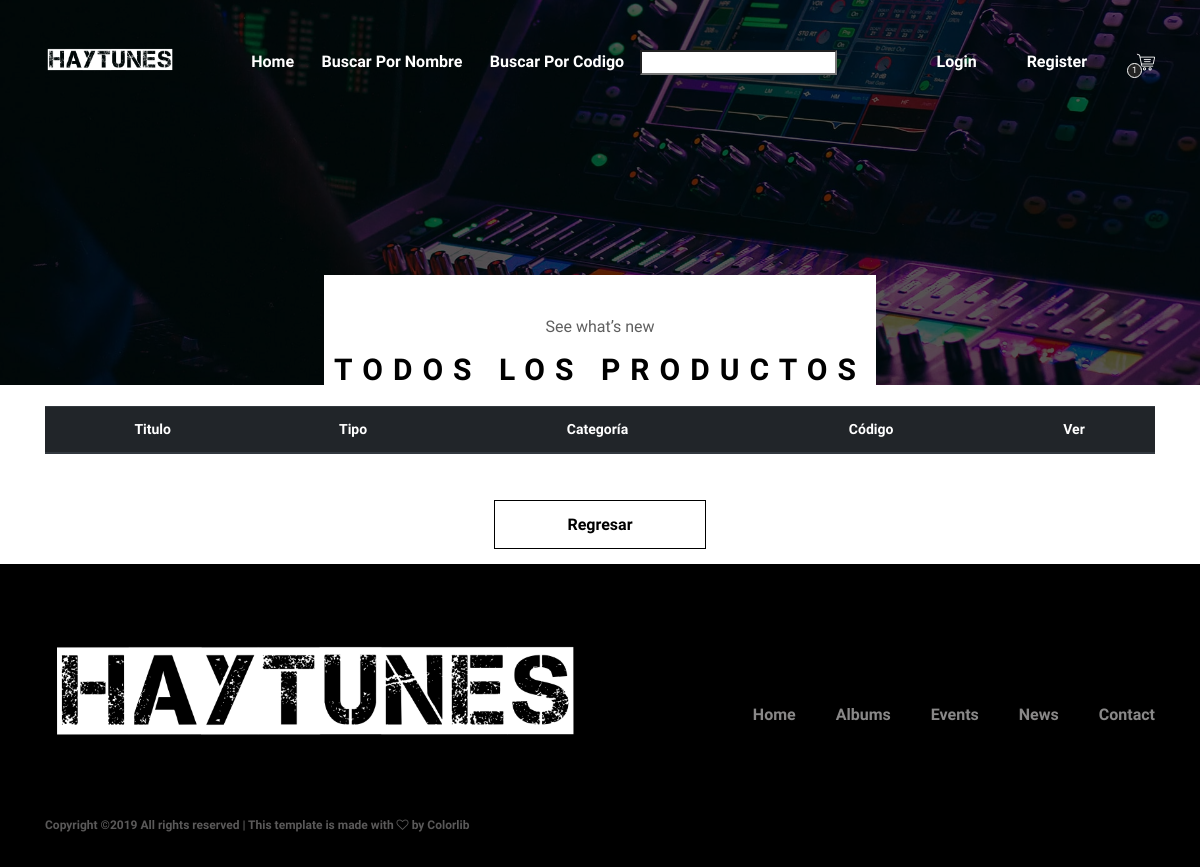
Before: /haytunes/products/ with the older database file.
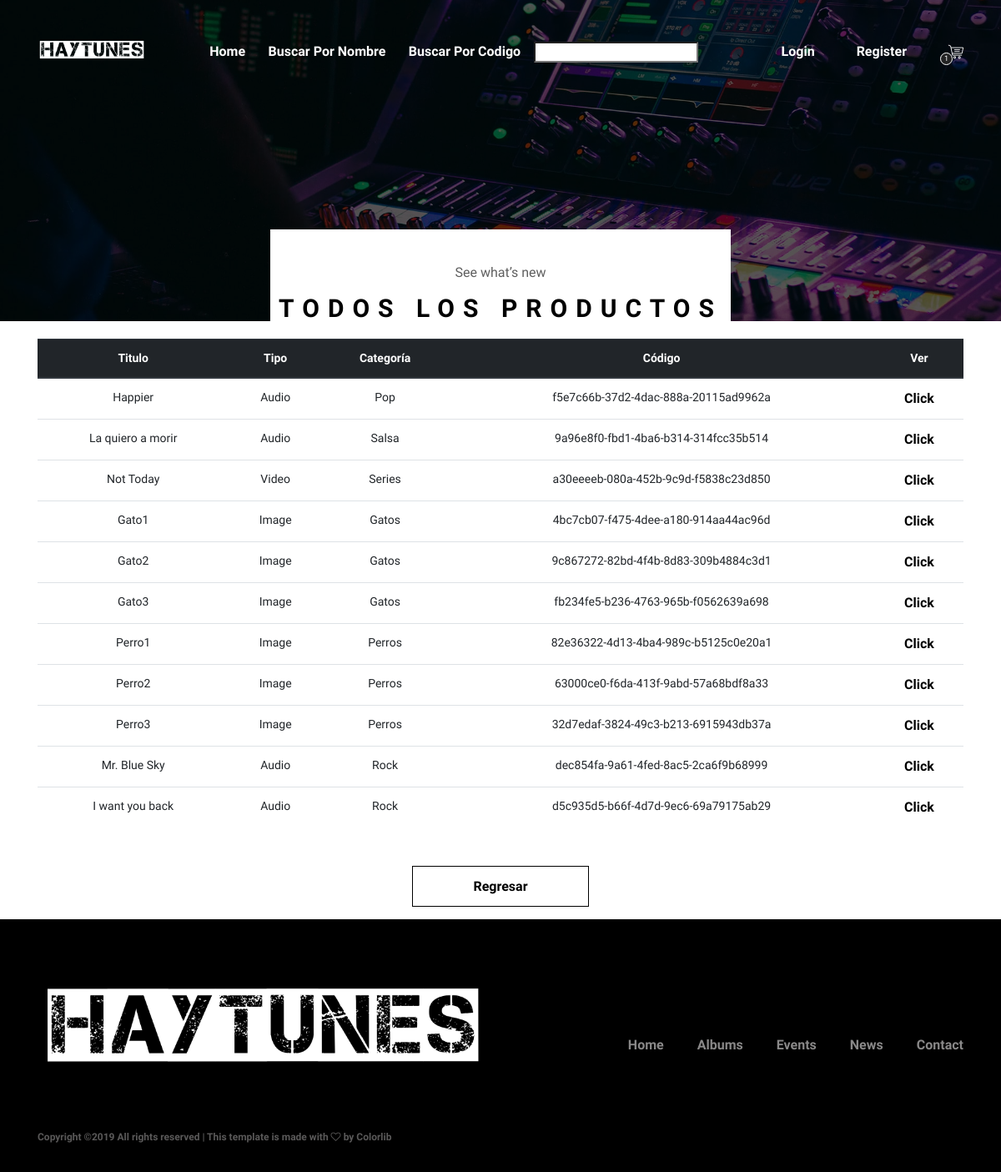
After: the same page with the newer database file.
### haytunes/models.py (models this page shows, shortened)
class Product(models.Model):
    id = models.UUIDField(primary_key=True, default=uuid.uuid4, help_text='Unique ID for this particular product across')
    title = models.CharField(max_length=30)
    price = models.DecimalField(max_digits=8, decimal_places=2, validators=[MinValueValidator(0.001)])
    author = models.CharField(max_length=100)
    LOAN_TYPE = (
        ('i', 'Image'),
        ('a', 'Audio'),
        ('v', 'Video'),
    )
    type = models.CharField(max_length=1, choices=LOAN_TYPE, help_text="Types of contents")
    category = models.ForeignKey(Category, on_delete=models.CASCADE, null=True)
    owner = models.ManyToManyField(User, help_text='Select an owner for this product.', blank=True)
    content = models.FileField(upload_to='product')
    def get_absolute_url(self):
        return reverse('product-detail', args=[str(self.id)])
    def display_owner(self):
        return ', '.join(owner.first_name for owner in self.owner.all()[:3])
    display_owner.short_description = 'Owner'

class Category(models.Model):
    name = models.CharField(max_length=30, validators=[
        RegexValidator(regex='^[a-zA-Z]*$', message='Name must be Alphabetic', code='invalid_name')])
    class Meta:
        permissions = (("can_admin_content", "Admin content in page"),)
    def __str__(self):
        return self.name

### haytunes/views.py (the view)
# urls.py: path('products/', views.ProductListView.as_view(), name='products'),
class ProductListView(generic.ListView):
    model = Product

### haytunes/templates/haytunes/product_list.html (shortened to what this page needs)
{% extends 'base_generic.html' %}
    {% block navbar %}
        {% include 'base_nav.html' %}
    {% endblock %}
{% block pagina_titulo %}
    <p>See what’s new</p>
    <h2>Todos los productos</h2>
{% endblock %}
{% block content %}
    <div class="container">
        <br>
  <table class="table text-center">
      <thead class="thead-dark">
          <tr>
              <th>Titulo</th>
              <th>Tipo</th>
              <th>Categoría</th>
              <th>Código</th>
              <th>Ver</th>
          </tr>
      </thead>
      <tbody>
      {% if product_list %}
          {% for product in product_list %}
              <tr>
                <td>{{ product.title }}</td>
                <td>{{ product.get_type_display }}</td>
                <td>{{ product.category }}</td>
                <td>{{ product.id }}</td>
                <td><a href="{{ product.get_absolute_url }}">Click</a></td>
              </tr>
          {% endfor %}
      {% endif %}
      </tbody>
  </table>
    <div class="single-artists d-flex justify-content-center align-items-center wow fadeInUp mt-0 mb-15 m-auto" data-wow-delay="100ms">
        <a href="{% url 'index' %}" class="btn oneMusic-btn mt-30">Regresar </a>
    </div>
</div>
{% endblock %}

### haytunes/templates/base_generic.html (shortened to what this page needs)
<!DOCTYPE html>
<html lang="en">
<head>
    {% load static %}
    <link rel="stylesheet" href="{% static 'css/style.css' %}">
</head>
<body>
    <header class="header-area">
        {% block navbar %}{% endblock %}
    </header>
    {% block pagina_titulo_area %}
        <section class="breadcumb-area bg-img bg-overlay" style="background-image: url(/static/img/bg-img/breadcumb3.jpg);">
            <div class="bradcumbContent">
                {% block pagina_titulo %}{% endblock %}
            </div>
        </section>
    {% endblock %}
    {% block content %}{% endblock %}
    {% block footer %}
    <footer class="footer-area">
        <div class="container">
            <div class="row d-flex flex-wrap align-items-center">
                <div class="col-12 col-md-6">
                    <a href="#"><img src="/static/img/core-img/logo.png" alt=""></a>
                    <p class="copywrite-text"><a href="#">
Copyright &copy;<script>document.write(new Date().getFullYear());</script> All rights reserved | This template is made with <i class="fa fa-heart-o" aria-hidden="true"></i> by <a href="https://colorlib.com" target="_blank">Colorlib</a>
</p>
                </div>
                <div class="col-12 col-md-6">
                    <div class="footer-nav">
                        <ul>
                            <li><a href="#">Home</a></li>
                            <li><a href="#">Albums</a></li>
                            <li><a href="#">Events</a></li>
                            <li><a href="#">News</a></li>
                            <li><a href="#">Contact</a></li>
                        </ul>
                    </div>
                </div>
            </div>
        </div>
    </footer>
    {% endblock %}
    {% load static %}
</body>
</html>

### haytunes/templates/base_nav.html (shortened to what this page needs)
{% load static %}
<div class="oneMusic-main-menu">
            <div class="classy-nav-container breakpoint-off">
                <div class="container">
                    <nav class="classy-navbar justify-content-between" id="oneMusicNav">
                        <a href="{% url 'index' %}" class="nav-brand"><img src="{% static 'img/core-img/logo.png' %}" alt=""></a>
                        <div class="classy-menu">
                            <div class="classynav">
                                <ul>
                                    <li><a href="{% url 'index' %}">Home</a></li>
                                    <li><a href="{% url 'index' %}">Buscar por Nombre</a></li>
                                    <li><a href="#">Buscar por codigo</a></li>
                                    <li><input type="search"></li>
                                </ul>
                                <div class="login-register-cart-button d-flex align-items-center">
                                    {% if user.is_authenticated %}
                                        <div class="login-register-btn mr-50">
                                            <a id="loginBtn" href="{% url 'profile' %}">Perfil</a>
                                        </div>
                                        <div class="login-register-btn mr-50">
                                            <a id="logoutBtn" href="{% url 'logout' %}?next={{ request.path }}">Logout</a>
                                        </div>
                                    {% else %}
                                        <div class="login-register-btn mr-50">
                                            <a id="loginBtn" href="{% url 'login' %}?next={{ request.path }}">Login</a>
                                        </div>
                                        <div class="login-register-btn mr-50">
                                            <a id="signupBtn" href="{% url 'signup' %}">Register</a>
                                        </div>
                                    {% endif %}
                                    <div class="cart-btn">
                                        <p><span class="icon-shopping-cart"></span> <span class="quantity">1</span></p>
                                    </div>
                                </div>
                            </div>
                        </div>
                    </nav>
                </div>
            </div>
</div>

### haytunes/static/css/classy-nav.css (style rules this page uses)
* { margin: 0; padding: 0; }
body { font-family: "Roboto", sans-serif; }
ul, ol { margin: 0; }
ul li, ol li { list-style: none; }
img { height: auto; max-width: 100%; }
.bg-img { background-position: center center; background-size: cover; background-repeat: no-repeat; }
.classy-nav-container { position: relative; z-index: 100; background-color: #ffffff; }
.classy-nav-container * { box-sizing: border-box; }
.classy-nav-container a { -webkit-transition-duration: 500ms; transition-duration: 500ms; text-decoration: none; outline: none; font-size: 14px; font-weight: 400; color: #232323; display: inline-block; }
.justify-content-between { -webkit-box-pack: justify; -ms-flex-pack: justify; justify-content: space-between; }
.justify-content-center { -webkit-box-pack: center; -ms-flex-pack: center; justify-content: center; }
.classy-navbar { width: 100%; height: 70px; padding: 0.5em 2em; display: -webkit-box; display: -ms-flexbox; display: flex; -webkit-box-align: center; -ms-flex-align: center; -ms-grid-row-align: center; align-items: center; }
.classy-navbar .nav-brand { font-size: 26px; font-weight: 500; color: #565656; display: inline-block; margin-right: 30px; }
.classynav ul li { display: inline-block; clear: both; position: inherit; z-index: 10; }
.classynav ul li a { padding: 0 12px; display: block; height: 35px; font-size: 14px; line-height: 34px; }
.breakpoint-off .classynav { display: -webkit-box; display: -ms-flexbox; display: flex; -webkit-box-align: center; -ms-flex-align: center; -ms-grid-row-align: center; align-items: center; }

Changed rows visible on the page:
added Product: title "Happier", type "Audio", category "Pop", id "f5e7c66b-37d2-4dac-888a-20115ad9962a"
added Product: title "La quiero a morir", type "Audio", category "Salsa", id "9a96e8f0-fbd1-4ba6-b314-314fcc35b514"
added Product: title "Not Today", type "Video", category "Series", id "a30eeeeb-080a-452b-9c9d-f5838c23d850"
added Product: title "Gato1", type "Image", category "Gatos", id "4bc7cb07-f475-4dee-a180-914aa44ac96d"
added Product: title "Gato2", type "Image", category "Gatos", id "9c867272-82bd-4f4b-8d83-309b4884c3d1"
added Product: title "Gato3", type "Image", category "Gatos", id "fb234fe5-b236-4763-965b-f0562639a698"
added Product: title "Perro1", type "Image", category "Perros", id "82e36322-4d13-4ba4-989c-b5125c0e20a1"
added Product: title "Perro2", type "Image", category "Perros", id "63000ce0-f6da-413f-9abd-57a68bdf8a33"
added Product: title "Perro3", type "Image", category "Perros", id "32d7edaf-3824-49c3-b213-6915943db37a"
added Product: title "Mr. Blue Sky", type "Audio", category "Rock", id "dec854fa-9a61-4fed-8ac5-2ca6f9b68999"
added Product: title "I want you back", type "Audio", category "Rock", id "d5c935d5-b66f-4d7d-9ec6-69a79175ab29"
